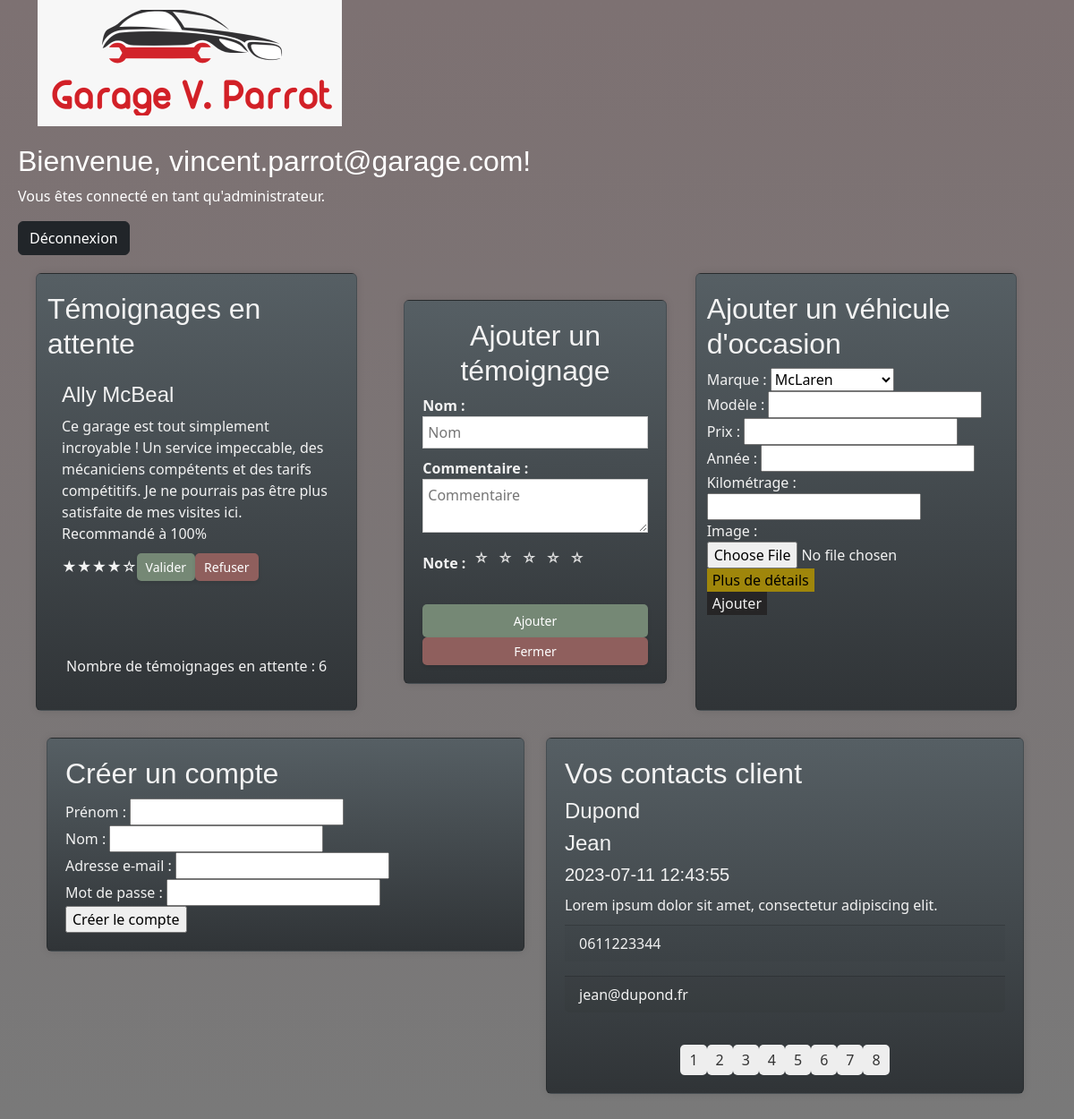
The app's page /css/admin.php (signed in) with its own data.
### tables this page shows
CREATE TABLE
    temoignages (
        id INT(11) AUTO_INCREMENT PRIMARY KEY,
        nom VARCHAR(255),
        commentaire TEXT,
        note INT(11),
        valide INT(11)
    );

CREATE TABLE
    contacts (
        id INT(11) AUTO_INCREMENT PRIMARY KEY,
        nom VARCHAR(255),
        prenom VARCHAR(255),
        email VARCHAR(255),
        telephone VARCHAR(20),
        message TEXT,
        created_at TIMESTAMP
    );

### css/admin.php (the view, shortened to what this page needs)
<?php
include 'employ.php';
include 'includes/traitement_creation_compte.php';
?>
<head>
</head>
<div class="container">
  <div class="row">
    <div class="col">
      <div class="card">
      <h2>Créer un compte</h2>
        <form action="includes/traitement_creation_compte.php" method="POST">
          <div class="form-group">
            <label for="prénom">Prénom :</label>
            <input type="text" id="prénom" name="prénom" required>
          </div>
          <div class="form-group">
            <label for="nom">Nom :</label>
            <input type="text" id="nom" name="nom" required>
          </div>
          <div class="form-group">
            <label for="email">Adresse e-mail :</label>
            <input type="email" id="email" name="email" required>
          </div>
          <div class="form-group">
            <label for="mot_de_passe">Mot de passe :</label>
            <input type="password" id="mot_de_passe" name="mot_de_passe" required>
          </div>
          <div class="form-group">
            <input type="submit" value="Créer le compte">
          </div>
        </form>
      </div>
    </div>
    <div class="col">
      <div class="card">
        <?php
        $perPageContacts = 1;
        $pageContacts = isset($_GET['page_contacts']) ? $_GET['page_contacts'] : 1;
        $queryContacts = "SELECT * FROM contacts";
        $stmtContacts = $connection->prepare($queryContacts);
        $stmtContacts->execute();
        $totalContacts = $stmtContacts->rowCount();
        $pagesContacts = ceil($totalContacts / $perPageContacts);
        $offsetContacts = ($pageContacts - 1) * $perPageContacts;
        $queryContacts .= " LIMIT $offsetContacts, $perPageContacts";
        $stmtContacts = $connection->prepare($queryContacts);
        $stmtContacts->execute();
        $contacts = $stmtContacts->fetchAll(PDO::FETCH_ASSOC);
        if (!empty($contacts)) {
          echo "<h2>Vos contacts client</h2>";
          echo '<div class="contact-card">';
          echo '<h4 class="card-title">' . $contacts[0]['nom'] . '</h4>';
          echo '<h4 class="card-title">' . $contacts[0]['prenom'] . '</h4>';
          echo '<h5 class="card-text">' . $contacts[0]['created_at'] . '</h5>';
          echo '<p class="card-text">' . $contacts[0]['message'] . '</p>';
          echo '<p class="card-footer">' . $contacts[0]['telephone'] . '</p>';
          echo '<p class="card-footer">' . $contacts[0]['email'] . '</p>';
          echo '</div>';
          echo '<div class="pagination">';
          for ($i = 1; $i <= $pagesContacts; $i++) {
            echo '<a href="admin.php?page_contacts=' . $i . '">' . $i . '</a> ';
          }
          echo '</div>';
        }
        ?>
      </div>
    </div>
  </div>
</div>
</body>
</html>

### css/employ.php (shortened to what this page needs)
<?php
include 'includes/config.php';
?>
<!DOCTYPE html>
<html>
<head>
    <link rel="stylesheet" type="text/css" href="css/index.css">
    <link rel="stylesheet" type="text/css" href="css/employ.css">
    <link rel="stylesheet" type="text/css" href="css/temoin.css">
    <link rel="stylesheet" href="https://cdn.jsdelivr.net/npm/bootstrap@5.2.3/dist/css/bootstrap.min.css">
</head>
<body>
<header>
    <div class="container">
        <a href="index.php">
            <img src="images/logo.png" alt="logo">
        </a>
    </div>
</header>
<section id="employ-page" >
    <h2>Bienvenue, <?php echo $_SESSION['user']['email']; ?>!</h2>
    <p>Vous êtes connecté en tant qu'<?php echo $_SESSION['user']['role']; ?>.</p>
    <a href="includes/logout.php" class="btn btn-dark">Déconnexion</a>
</section>
<?php
function generateStarRating($note)
{
    $rating = '';
    for ($i = 1; $i <= 5; $i++) {
        if ($i <= $note) {
            $rating .= '★';
        } else {
            $rating .= '☆';
        }
    }
    return $rating;
}
?>
<div class="container">
  <div class="row">
    <div class="col card">
      <div id="liste-temoignages">
        <?php include 'includes/temoin_attente.php'; ?>
      </div>
    </div>
    <div class="col">
      <div id="ajouter-temoignage">
        <form action="employ.php" class="card" method="POST">
          <h2>Ajouter un témoignage</h2>
          <div class="form-group">
            <label for="nom">Nom :</label>
            <input type="text" id="nom" placeholder="Nom" name="nom" required>
          </div>
          <div class="form-group">
            <label for="commentaire">Commentaire :</label>
            <textarea id="commentaire" placeholder="Commentaire" name="commentaire" required></textarea>
          </div>
          <div class="form-group">
            <label for="note">Note :</label>
            <div class="rating">
              <label for="star5" title="5 étoiles"></label>
              <label for="star4" title="4 étoiles"></label>
              <label for="star3" title="3 étoiles"></label>
              <label for="star2" title="2 étoiles"></label>
              <label for="star1" title="1 étoile"></label>
            </div>
          </div>
          <br>
          <button type="submit" class="btn-valider">Ajouter</button>
          <button type="button" class="btn-refuser">Fermer</button>
        </form>
      </div>
    </div>
    <div class="col card">
      <?php include 'includes/ajouter_voiture.php'; ?>
    </div>
  </div>
</div>
</body>
</html>

### css/includes/temoin_attente.php (shortened to what this page needs)
<?php
$perPageTemoignagesAttente = 1;
$pageTemoignagesAttente = isset($_GET['page_temoignages']) ? $_GET['page_temoignages'] : 1;
$queryTemoignagesAttente = "SELECT * FROM temoignages WHERE valide = 0 ORDER BY id DESC";
$stmtTemoignagesAttente = $connection->prepare($queryTemoignagesAttente);
$stmtTemoignagesAttente->execute();
$totalTemoignagesAttente = $stmtTemoignagesAttente->rowCount();
$offsetTemoignagesAttente = ($pageTemoignagesAttente - 1) * $perPageTemoignagesAttente;
$queryTemoignagesAttente .= " LIMIT $offsetTemoignagesAttente, $perPageTemoignagesAttente";
$stmtTemoignagesAttente = $connection->prepare($queryTemoignagesAttente);
$stmtTemoignagesAttente->execute();
$temoignagesAttente = $stmtTemoignagesAttente->fetchAll(PDO::FETCH_ASSOC);
echo "<h2>Témoignages en attente</h2>";
foreach ($temoignagesAttente as $temoignage) {
  echo '<div class="card-body">';
  echo '<h4 class="card-title">' . $temoignage['nom'] . '</h4>';
  echo '<p class="card-text">' . $temoignage['commentaire'] . '</p>';
  echo '<div class="rating">';
  echo generateStarRating($temoignage['note']);
  echo '</div>';
  echo '<button class="btn-valider" data-id="' . $temoignage['id'] . '">Valider</button>';
  echo '<button class="btn-refuser" data-id="' . $temoignage['id'] . '">Refuser</button>';
  echo '</div>';
}
echo '<p id="compteur_temoin">Nombre de témoignages en attente : ' . $totalTemoignagesAttente . '</p>';
?>

### css/includes/ajouter_voiture.php (shortened to what this page needs)
<?php
include 'config.php';
?>
  <div class="middle-section">
    <h2>Ajouter un véhicule d'occasion</h2>
    <form action="includes/ajouter_voiture.php" method="POST" enctype="multipart/form-data">
      <div>
        <label for="marque">Marque :</label>
        <select id="marque" name="marque" required>
          <?php
          $query = "SELECT DISTINCT marque FROM voitures_occasion";
          $stmt = $connection->prepare($query);
          $stmt->execute();
          $marques = $stmt->fetchAll(PDO::FETCH_COLUMN);
          foreach ($marques as $marque) {
            echo "<option value=\"$marque\">$marque</option>";
          }
          ?>
        </select>
      </div>
      <div>
        <label for="modele">Modèle :</label>
        <input type="text" id="modele" name="modele" required>
      </div>
      <div>
        <label for="prix">Prix :</label>
        <input type="number" id="prix" name="prix" required>
      </div>
      <div>
        <label for="annee">Année :</label>
        <input type="number" id="annee" name="annee" required>
      </div>
      <div>
        <label for="kilometrage">Kilométrage :</label>
        <input type="number" id="kilometrage" name="kilometrage" required>
      </div>
      <div>
        <label for="image">Image :</label>
        <input type="file" id="image" name="image" accept="image/*" >
      </div>
      <div>
        <button type="button" id="btn-detail" onclick="showDetails()">Plus de détails</button>
      </div>
      <button type="submit">Ajouter</button>
    </form>
  </div>

### css/css/index.css (style rules this page uses)
:root { --couleur-principale: #7d7172; --couleur-secondaire: #47464b; --couleur-tertiaire: #797979; --couleur-fond: #262526; --couleur-texte: #F2F2F2; }
body { font-family: "Barlow", sans-serif; color: var(--couleur-texte); background-color: var(--couleur-fond); background: linear-gradient(to bottom, var(--couleur-principale), var(--couleur-tertiaire)); }
h1, h2, h3, h4, h5 { font-family: "Rajdhani", sans-serif; }
a { color: var(--couleur-principale); }
button { background-color: var(--couleur-fond); color: var(--couleur-texte); border: none; }
.card { width: 100%; min-width: 600px; margin: 10px; padding: 20px; border-radius: 10px; box-shadow: 0 0 10px rgba(0, 0, 0, 0.1); color: var(--couleur-texte); background-color: var(--couleur-fond); background: linear-gradient(to bottom, #565F64, #303437); }

### css/css/employ.css (style rules this page uses)
.container { display: flex; flex-wrap: wrap; justify-content: flex-start; }
#employ-page { justify-content: center; margin: 20px; color: white; }
.row { width: 100%; }
.col { width: calc(33.33% - 20px); margin-bottom: 20px; }
.card-title { margin-top: 0; }
.card-text { margin-bottom: 10px; }
.btn-valider, .btn-refuser { padding: 5px 10px; border-radius: 5px; box-shadow: 0 2px 4px rgba(0, 0, 0, 0.1); font-size: 14px; }
.btn-valider { background-color: #758875; color: #fff; }
.btn-refuser { background-color: #8f5f5d; color: #fff; }
#btn-detail { background-color: #9f860b; color: black; }
.pagination { display: flex; justify-content: center; margin-top: 20px; color: #fff; }
.pagination a { padding: 5px 10px; border-radius: 5px; background-color: #eee; color: #333; text-decoration: none; transition: background-color 0.3s; }

### css/css/temoin.css (style rules this page uses)
.rating { display: inline-block; }
.rating label { float: right; cursor: pointer; color: #ddd; }
.rating label:before { content: "☆"; padding: 5px; }
#ajouter-temoignage { width: 100%; margin: 0 auto; padding: 20px; }
#ajouter-temoignage h2 { text-align: center; }
#ajouter-temoignage form { display: flex; flex-direction: column; }
#ajouter-temoignage .form-group { margin-bottom: 10px; }
#ajouter-temoignage label { font-weight: bold; }
#ajouter-temoignage input, #ajouter-temoignage textarea { width: 100%; padding: 5px; border: 1px solid #ccc; }
#ajouter-temoignage button[type="submit"] { padding: 8px 12px; color: white; border: none; cursor: pointer; }
#compteur_temoin { text-align: center; margin-top: 20%; }

### records on screen
temoignages: nom "Ally McBeal", commentaire "Ce garage est tout simplement incroyable ! Un service impeccable, des mécaniciens compétents et des tarifs compétitifs. Je ne pourrais pas être plus satisfaite de mes visites ici. Recommandé à 100%", note "★★★★☆"
contacts: nom "Dupond", prenom "Jean", created_at "2023-07-11 12:43:55", message "Lorem ipsum dolor sit amet, consectetur adipiscing elit.", telephone "0611223344", email "jean@dupond.fr"

### other values on screen
$_SESSION['user']['email'] "vincent.parrot@garage.com"
$_SESSION['user']['role'] "administrateur"
$totalTemoignagesAttente "6"
form field marque "McLaren"
